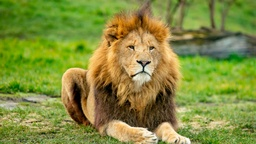
#> input picture odev2Goruntuisleme/lion.jpg, 256 x 144 px, shrunk from 1200 x 675 before the run
$ python odev2.py
#> lines starting #> are read from the running program, lines starting #| are printed output that depends on the picture
import cv2
import numpy as np

lionIsPhoto = cv2.imread("lion.jpg",0)
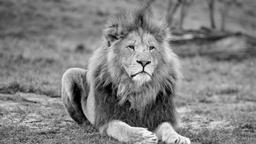
#> lionIsPhoto: shape (144, 256); min 0, max 255, mean 129.6
cv2.imshow("lion Photo",lionIsPhoto)

satir,sutun=lionIsPhoto.shape
#> satir = 144; sutun = 256

for i in range(satir):
    for j in range(sutun):
        lionIsPhoto[i,j]=np.max(lionIsPhoto)-lionIsPhoto[i,j]
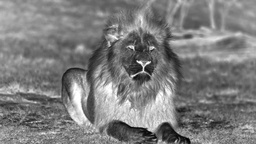
#> lionIsPhoto: shape (144, 256); min 0, max 255, mean 125.4

cv2.imshow("Ters lion Photo",lionIsPhoto)


cv2.waitKey(0)
cv2.destroyAllWindows()
